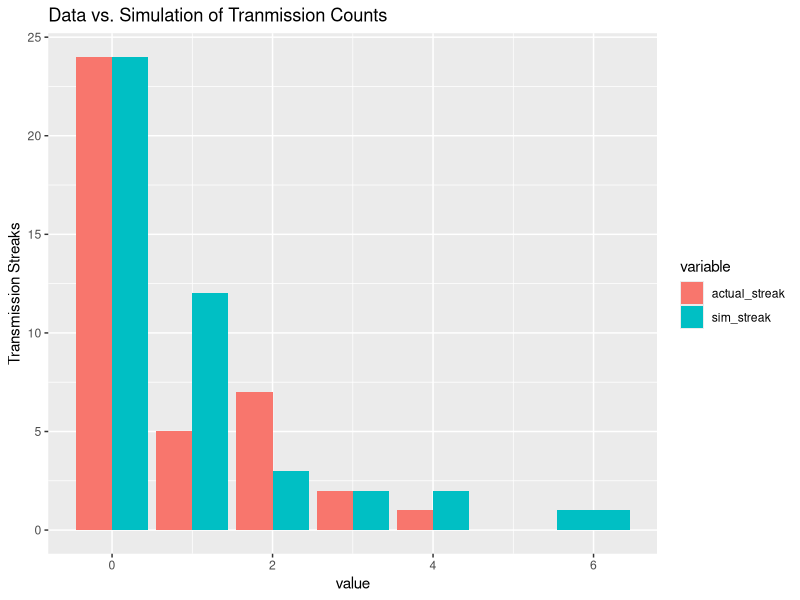
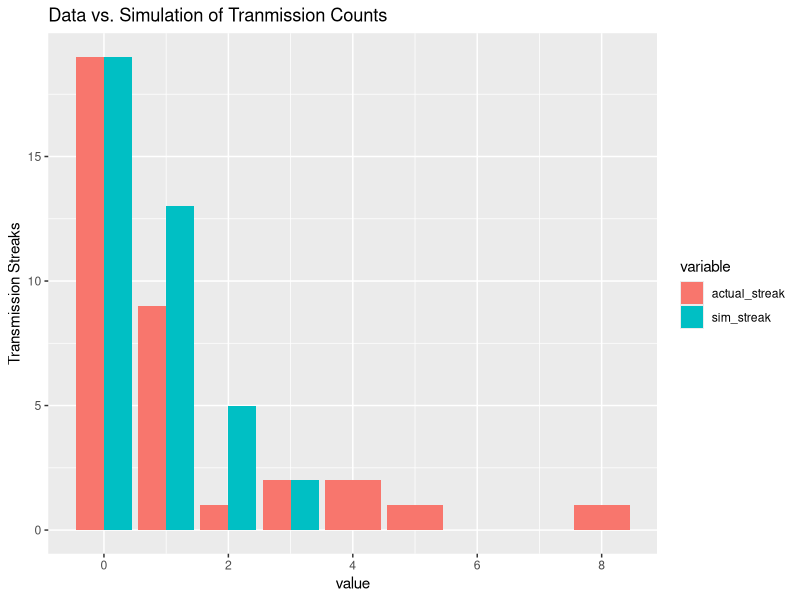
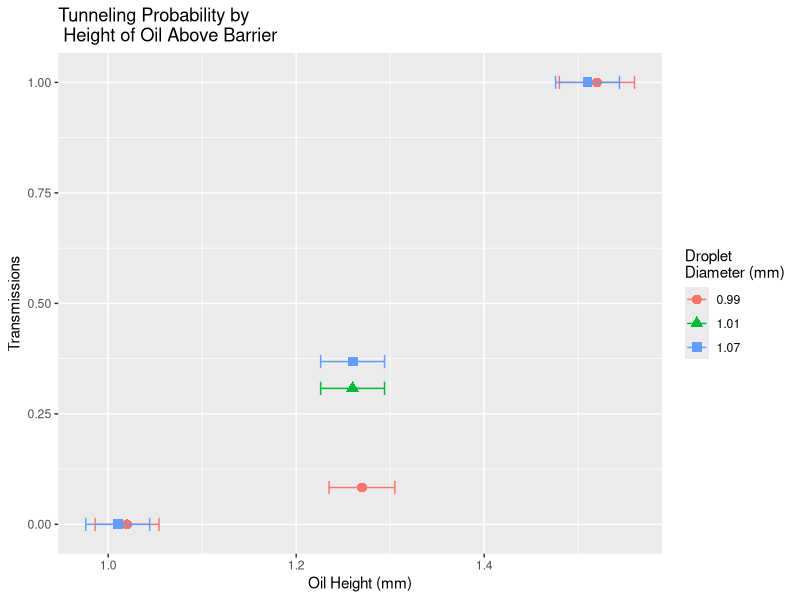
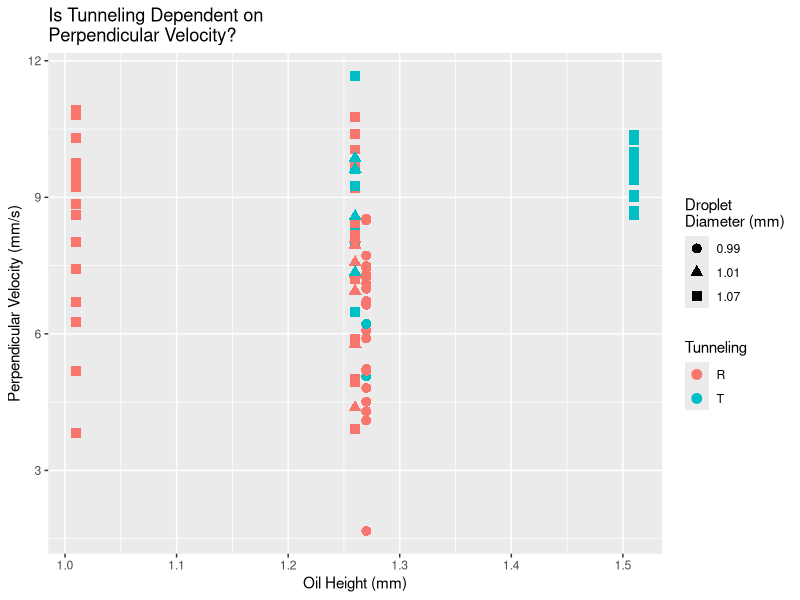
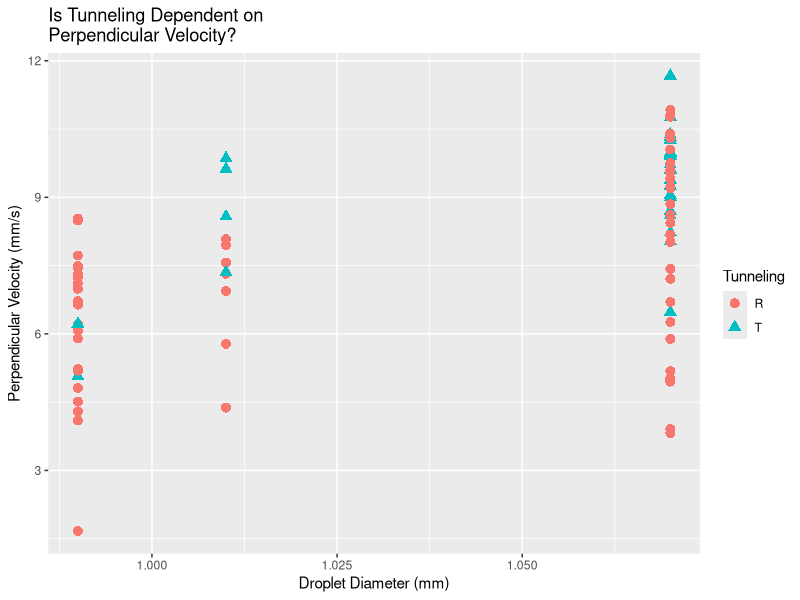
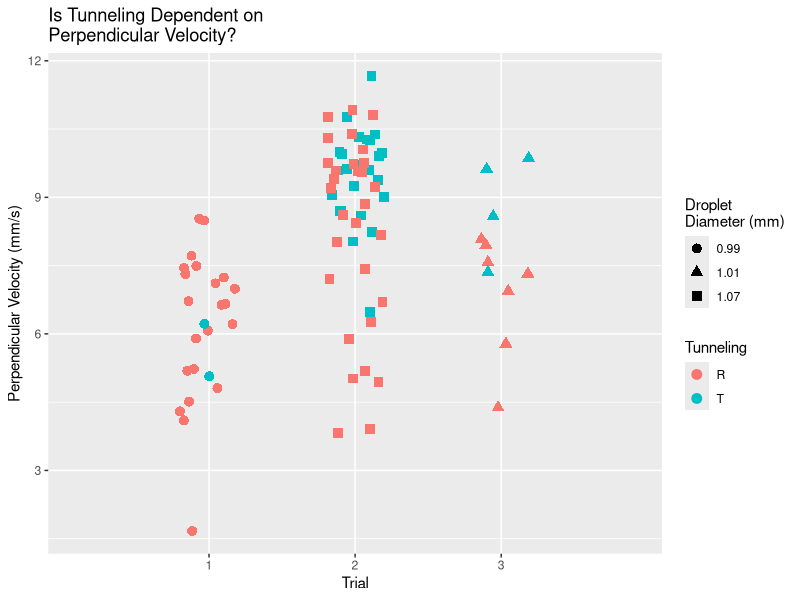
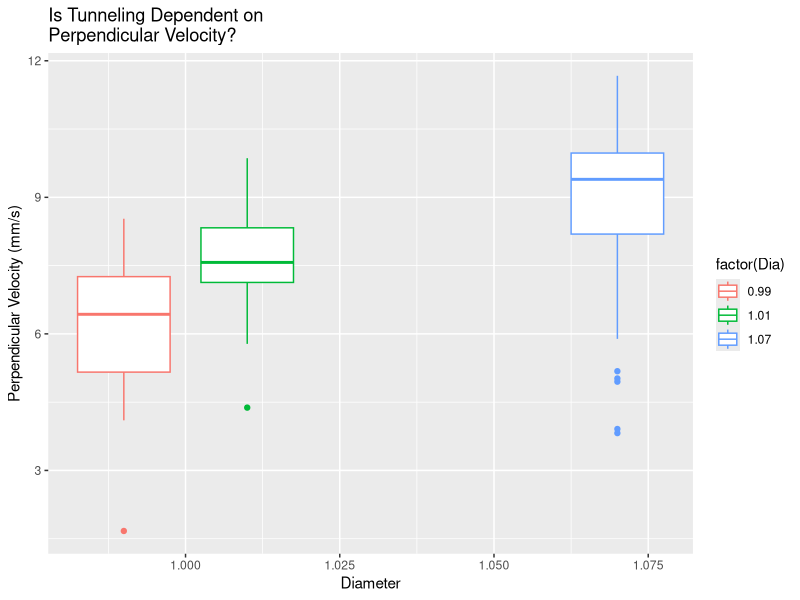

Write the R code that produced these figures, in order.
## ---- chunk 1
suppressWarnings(library(ggplot2))
library(tidyr)
library(dplyr)
## ---- chunk 2
set.seed(4)

# Import data.
data <- c("R", "T", "T", "T", "R", "T", "T", "R", "T", "R","R","R","R","T", "R","R","R","R","R","T", "R","R","R","T","R","R","R","R","R","R","R","R","T", "T", "T", "T", "R", "R", "R", "T", "T", "R", "T","T", "R", "T", "T","R","T", "T", "R", "R", "T", "T", "R", "T", "R","R","R","R","T", "T", "T", "R", "T", "T", "R")

# Write function to calculate the streak of transmissions.
calc_streak <- function(x){
    diff(which(c(0, as.numeric(x == "T"), 0) == 0)) - 1
}

# Calculate streak of data.
streak <- calc_streak(data)


# Reproduce with a simulation. Calculate streaks of simulation.
T_prob <- 31.0/length(data)
outcomes <- c("T", "R")
sim_data <- sample(outcomes, size = length(data), replace = TRUE, prob = c(T_prob, (1-T_prob)))
sim <- calc_streak(sim_data)


# Format real and simulated data for plots.
st <- data.frame(streak) %>% 
  group_by(streak) %>% 
  summarize(results = n()) %>%
  rename(actual_streak = streak)

su <- data.frame(sim) %>% 
  group_by(sim) %>% 
  summarize(results = n()) %>%
  rename(sim_streak = sim)

all <- full_join(st,su, by= "results")
all[is.na(all)] <- 0
all.long <- gather(all, "variable","value", -results)


# Plot.
ggplot(all.long, aes(value, results, fill=variable)) + 
  geom_bar(stat="identity", position="dodge") +
  ggtitle("Data vs. Simulation of Tranmission Counts") + ylab("Transmission Streaks")
## ---- chunk 3
# Write function to calculate the streak of reflections.
calc_streak <- function(x){
    diff(which(c(0, as.numeric(x == "R"), 0) == 0)) - 1
}

# Calculate streak of data.
streak <- calc_streak(data)


# Calculate streaks of simulation.
sim <- calc_streak(sim_data)


# Format real and simulated data for plots.
st <- data.frame(streak) %>% 
  group_by(streak) %>% 
  summarize(results = n()) %>%
  rename(actual_streak = streak)

su <- data.frame(sim) %>% 
  group_by(sim) %>% 
  summarize(results = n()) %>%
  rename(sim_streak = sim)

all <- full_join(st,su, by= "results")
all[is.na(all)] <- 0
all.long <- gather(all, "variable","value", -results)


# Plot.
ggplot(all.long, aes(value, results, fill=variable)) + 
  geom_bar(stat="identity", position="dodge") +
  ggtitle("Data vs. Simulation of Tranmission Counts") + ylab("Transmission Streaks")
## ---- chunk 4
h <- c(1.52,1.27,1.02,1.51,1.26,1.01,1.26)
h_E <- c(0.04, 0.035, 0.034, 0.034, 0.034,0.034,0.034) 
T <- c(1.0, 2/24, 0.0, 17/17, 7/19, 0/18, 4/13)
barrier <- c(2.75,3.0,3.25,2.75,3.0,3.25,3.0)
trial <- c(1,1,1,2,2,2,3)

D1 <- round(mean(c(0.9876,1.011,1.048,0.9968,0.9789,0.9676,0.9969,0.9969,0.9672)), digits = 2)
D_SE1 <- round(sd(c(0.9876,1.011,1.048,0.9968,0.9789,0.9676,0.9969,0.9969,0.9672))/sqrt(9), digits = 2)

D2 <- round(mean(c(1.042,1.094,1.113,1.011,1.154, 1.030,1.054,1.078)), digits = 2)
D_SE2 <- round(sd(c(1.042,1.094,1.113,1.011,1.154, 1.030,1.054,1.078))/sqrt(9), digits = 2)

D3 <- round(mean(c(1.089,0.9754,1.058,1.001,0.9794,1.030,0.9193,0.9878,1.090)), digits = 2)
D_SE3 <- round(sd(c(1.089,0.9754,1.058,1.001,0.9794,1.030,0.9193,0.9878,1.090))/sqrt(9), digits = 2)

D <- c(D1,D1,D1,D2,D2,D2,D3)
df <- data.frame(trial, barrier, h, h_E, T, D)

  
ggplot(df, aes(h, T, col = factor(D), shape = factor(D))) + 
  geom_point(size = 3) +
  geom_errorbarh(aes(xmin=h-h_E, xmax=h+h_E), height=.03) +
  xlab("Oil Height (mm)") + 
  ylab("Transmissions") +
  ggtitle("Tunneling Probability by\n Height of Oil Above Barrier") +
  guides(colour = guide_legend("Droplet\nDiameter (mm)"), shape = guide_legend("Droplet\nDiameter (mm)"))

?geom_errobar
## ---- chunk 5
trial <- rep(c(1,2,3),times = c(24,54,11))
Dia <- rep(c(D1,D2,D3), times = c(24,54,11))
height <- rep(c(1.27,1.51,1.26,1.01,1.26), times = c(24,17,19,18,11))
collision <- c(seq(1,24),seq(1,17),seq(1,19),seq(1,18),seq(1,11))
v_perp <- c(1.67,5.90,6.07,6.66,6.21,6.99,8.49,8.53,7.49,7.45,4.10,4.51,6.72,7.24,7.31,7.11,7.72,5.07,5.19,4.30,4.81,5.23,6.22,6.64,9.05,8.60,9.59,9.38,10.33,8.70,9.60,8.69,10.25,9.98,9.72,9.91,9.00,9.99,9.95,10.27,10.38,5.02,5.89,9.20,6.48,8.23,10.40,10.76,9.62,7.21,8.03,9.25,8.44,9.75,10.77,4.95,8.18,10.05,11.67,3.91,9.41,9.59,10.30,8.85,7.43,9.75,6.26,8.61,10.81,9.57,9.55,9.73,10.92,6.70,5.18,9.23,3.82,8.02,7.57,5.78,7.32,9.62,7.95,7.35,4.38,8.58,8.08,6.94,9.86)
tun <- c("R","R","R","R","R","R","R","R","R","R","R","R","R","R","R","R","R","T","R","R","R","R","T","R","T","T","T","T","T","T","T","T","T","T","T","T","T","T","T","T","T","R","R","R","T","T","R","T","T","R","T","T","R","R","R","R","R","R","T","R","R","R","R","R","R","R","R","R","R","R","R","R","R","R","R","R","R","R","R","R","R","T","R","T","R","T","R","R","T")
length(tun)
vdf <- data.frame(trial,collision, Dia, height, v_perp, tun)

ggplot(vdf, aes(x = height, v_perp, col = factor(tun))) + 
  geom_point(size = 3, aes(shape = factor(Dia))) +
  xlab("Oil Height (mm)") +
  ylab("Perpendicular Velocity (mm/s)") +
  ggtitle("Is Tunneling Dependent on\nPerpendicular Velocity?") + 
  guides(colour = guide_legend("Tunneling"), shape = guide_legend("Droplet\nDiameter (mm)"))
  
  

# Assuming about the same height.

ggplot(vdf, aes(x = Dia, v_perp, col = factor(tun))) + 
  geom_point(size = 3, aes(shape = factor(tun))) +
  xlab("Droplet Diameter (mm)") +
  ylab("Perpendicular Velocity (mm/s)") +
  ggtitle("Is Tunneling Dependent on\nPerpendicular Velocity?") + 
  scale_color_discrete("Droplet\nDiameter (mm)") +
  guides(colour = guide_legend("Tunneling"), shape = guide_legend("Tunneling"))

# Adding jitter

vdf <- mutate(vdf, jitterD = jitter(Dia)) 
vdf <- mutate(vdf, jittert = jitter(trial))

ggplot(vdf, aes(x = jittert, v_perp, col = factor(tun))) + 
  geom_point(size = 3, aes(shape = factor(Dia))) +
  xlab("Trial") +
  ylab("Perpendicular Velocity (mm/s)") +
  ggtitle("Is Tunneling Dependent on\nPerpendicular Velocity?") +
  guides(colour = guide_legend("Tunneling"), shape = guide_legend("Droplet\nDiameter (mm)")) +
  scale_x_discrete(limits = c(1,2,3),labels=c("1","2","3")) +
  coord_cartesian(xlim = c(0.5,3.5)) 


#Boxplot
ggplot(vdf, aes(x = Dia, y = v_perp, col = factor(Dia))) + 
  geom_boxplot() +
  xlab("Diameter") +
  ylab("Perpendicular Velocity (mm/s)") +
  ggtitle("Is Tunneling Dependent on\nPerpendicular Velocity?") 
  #guides(colour = guide_legend("Tunneling"), shape = guide_legend("Droplet\nDiameter (mm)")) 
  #scale_x_discrete(limits = c(1,2,3),labels=c("1","2","3")) +
  #coord_cartesian(xlim = c(0.95,1.10)) 

